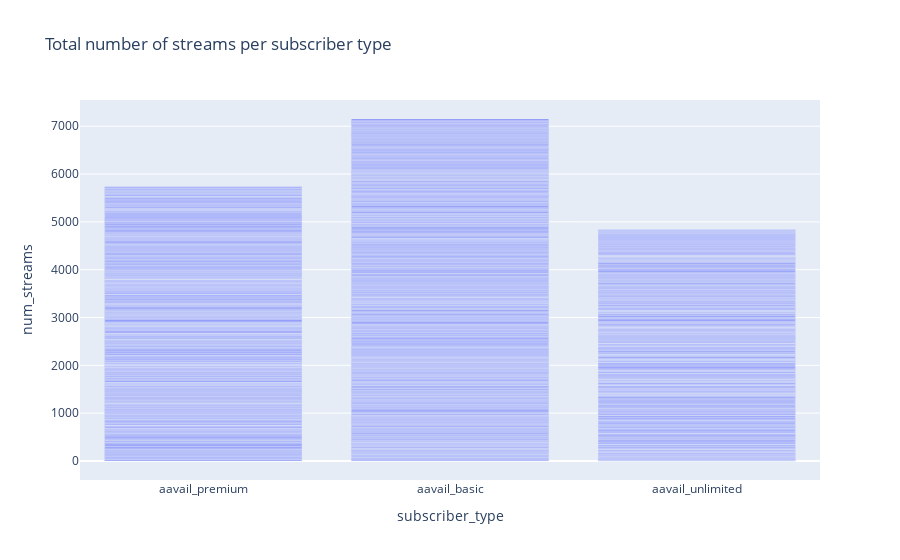

Notebook cell for this chart:
### Code cell
import plotly.express as px
fig=px.bar(df,x='subscriber_type',y='num_streams',title='Total number of streams per subscriber type')
fig.show()

### Figure 1 — Plotly figure (JSON) as saved in the notebook; plotly's stock layout.template omitted (floating-point values rounded to 4 significant figures; data arrays with more than 128 entries replaced by an {"elided": "..."} marker saying what was removed)
{"data": [{"alignmentgroup": "True", "hovertemplate": "subscriber_type=%{x}<br>num_streams=%{y}<extra></extra>", "legendgroup": "", "marker": {"color": "#636efa"}, "name": "", "offsetgroup": "", "orientation": "v", "showlegend": false, "textposition": "auto", "type": "bar", "x": {"elided": "1000 str values"}, "xaxis": "x", "y": {"elided": "1000 int values"}, "yaxis": "y"}], "layout": {"barmode": "relative", "legend": {"tracegroupgap": 0}, "title": {"text": "Total number of streams per subscriber type"}, "xaxis": {"anchor": "y", "domain": [0, 1], "title": {"text": "subscriber_type"}}, "yaxis": {"anchor": "x", "domain": [0, 1], "title": {"text": "num_streams"}}}}
